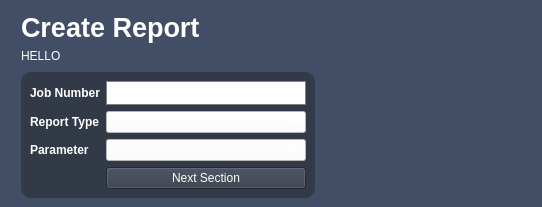
         <widget class="QWidget" name="createPage">
          <property name="styleSheet">
           <string notr="true">background-color: rgb(66, 78, 101);</string>
          </property>
          <layout class="QGridLayout" name="gridLayout_2">
           <property name="leftMargin">
            <number>12</number>
           </property>
           <property name="topMargin">
            <number>12</number>
           </property>
           <property name="rightMargin">
            <number>12</number>
           </property>
           <property name="bottomMargin">
            <number>0</number>
           </property>
           <property name="horizontalSpacing">
            <number>-1</number>
           </property>
           <property name="verticalSpacing">
            <number>0</number>
           </property>
           <item row="0" column="0">
            <widget class="QWidget" name="Header" native="true">
             <property name="sizePolicy">
              <sizepolicy hsizetype="Preferred" vsizetype="MinimumExpanding">
               <horstretch>0</horstretch>
               <verstretch>0</verstretch>
              </sizepolicy>
             </property>
             <property name="maximumSize">
              <size>
               <width>16777215</width>
               <height>80</height>
              </size>
             </property>
             <property name="styleSheet">
              <string notr="true">color: white; </string>
             </property>
             <layout class="QVBoxLayout" name="verticalLayout_7">
              <property name="topMargin">
               <number>0</number>
              </property>
              <property name="bottomMargin">
               <number>0</number>
              </property>
              <item>
               <widget class="QLabel" name="headerText">
                <property name="font">
                 <font>
                  <pointsize>20</pointsize>
                  <weight>75</weight>
                  <bold>true</bold>
                 </font>
                </property>
                <property name="styleSheet">
                 <string notr="true"/>
                </property>
                <property name="text">
                 <string>Create Report</string>
                </property>
               </widget>
              </item>
              <item>
               <widget class="QLabel" name="label_22">
                <property name="text">
                 <string>HELLO </string>
                </property>
               </widget>
              </item>
             </layout>
            </widget>
           </item>
           <item row="1" column="0">
            <widget class="QWidget" name="Body" native="true">
             <property name="styleSheet">
              <string notr="true">

QComboBox {
	color:black;
	padding:2px;
	padding-left: 5px; 
} 

QLineEdit {
	padding: 2px; 
	padding-left: 5px; 
	border: 1px solid grey; 
}</string>
             </property>
             <layout class="QHBoxLayout" name="horizontalLayout_9">
              <item>
               <widget class="QWidget" name="widget_44" native="true">
                <property name="minimumSize">
                 <size>
                  <width>0</width>
                  <height>0</height>
                 </size>
                </property>
                <property name="maximumSize">
                 <size>
                  <width>16777215</width>
                  <height>150</height>
                 </size>
                </property>
                <property name="styleSheet">
                 <string notr="true">QWidget#widget_44 {
	border-radius: 10px;
} 
QWidget{ 
	background-color: #323a47;
	color:white; 
}

QLineEdit {
	background-color:white; 
	
}

QComboBox {
	background-color: white; 
}

QPushButton {

}</string>
                </property>
                <layout class="QFormLayout" name="formLayout">
                 <item row="0" column="0">
                  <widget class="QLabel" name="jobNumLabel">
                   <property name="font">
                    <font>
                     <weight>75</weight>
                     <bold>true</bold>
                    </font>
                   </property>
                   <property name="text">
                    <string>Job Number</string>
                   </property>
                  </widget>
                 </item>
                 <item row="0" column="1">
                  <widget class="QLineEdit" name="jobNumInput">
                   <property name="sizePolicy">
                    <sizepolicy hsizetype="Fixed" vsizetype="Fixed">
                     <horstretch>0</horstretch>
                     <verstretch>0</verstretch>
                    </sizepolicy>
                   </property>
                   <property name="minimumSize">
                    <size>
                     <width>200</width>
                     <height>24</height>
                    </size>
                   </property>
                   <property name="maximumSize">
                    <size>
                     <width>200</width>
                     <height>16777215</height>
                    </size>
                   </property>
                   <property name="maxLength">
                    <number>10</number>
                   </property>
                  </widget>
                 </item>
                 <item row="1" column="1">
                  <widget class="QComboBox" name="reportType">
                   <property name="minimumSize">
                    <size>
                     <width>200</width>
                     <height>0</height>
                    </size>
                   </property>
                   <property name="maximumSize">
                    <size>
                     <width>200</width>
                     <height>16777215</height>
                    </size>
                   </property>
                  </widget>
                 </item>
                 <item row="1" column="0">
                  <widget class="QLabel" name="reportTypeLabel">
                   <property name="font">
                    <font>
                     <weight>75</weight>
                     <bold>true</bold>
                    </font>
                   </property>
                   <property name="text">
                    <string>Report Type</string>
                   </property>
                  </widget>
                 </item>
                 <item row="2" column="0">
                  <widget class="QLabel" name="ParamLabel">
                   <property name="font">
                    <font>
                     <weight>75</weight>
                     <bold>true</bold>
                    </font>
                   </property>
                   <property name="text">
                    <string>Parameter</string>
                   </property>
                  </widget>
                 </item>
                 <item row="2" column="1">
                  <widget class="QComboBox" name="paramType">
                   <property name="minimumSize">
                    <size>
                     <width>200</width>
                     <height>0</height>
                    </size>
                   </property>
                   <property name="maximumSize">
                    <size>
                     <width>200</width>
                     <height>16777215</height>
                    </size>
                   </property>
                  </widget>
                 </item>
                 <item row="3" column="1">
                  <widget class="QPushButton" name="NextSection">
                   <property name="minimumSize">
                    <size>
                     <width>100</width>
                     <height>20</height>
                    </size>
                   </property>
                   <property name="font">
                    <font>
                     <weight>50</weight>
                     <bold>false</bold>
                    </font>
                   </property>
                   <property name="mouseTracking">
                    <bool>false</bool>
                   </property>
                   <property name="text">
                    <string>Next Section</string>
                   </property>
                  </widget>
                 </item>
                </layout>
               </widget>
              </item>
              <item>
               <widget class="QWidget" name="widget_45" native="true">
                <property name="minimumSize">
                 <size>
                  <width>200</width>
                  <height>0</height>
                 </size>
                </property>
               </widget>
              </item>
             </layout>
            </widget>
           </item>
          </layout>
         </widget>
